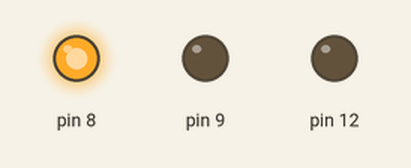
This sketch was run on a simulated Arduino Uno, built with avr-gcc and run on an emulated ATmega328P. Shown: output pins drawn as LEDs (lit = HIGH).

Above: at 1.2 s.
At 1.7 s:
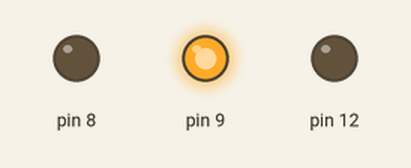
At 3.7 s:
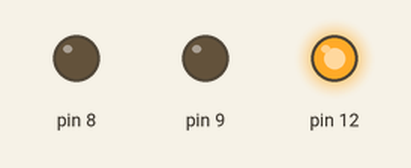
Timing chart, 0 to 4.5 s (numbered marks = the images above):
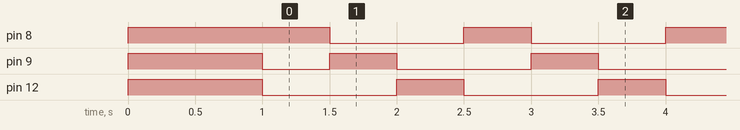

The sketch:

led-testing.ino
```cpp
/**
 * @brief This script turns on and flashes the red and green LEDs (D1 and D2).
 *
 */
void setup() {
  // put your setup code here, to run once:
  pinMode(8, OUTPUT);
  pinMode(9, OUTPUT);
  pinMode(12, OUTPUT);

  digitalWrite(8, HIGH);
  digitalWrite(9, HIGH);
  digitalWrite(12, HIGH);
  delay(1000);
}

void loop() {
  digitalWrite(8, HIGH);
  digitalWrite(9, LOW);
  digitalWrite(12, LOW);
  delay(500);
  digitalWrite(8, LOW);
  digitalWrite(9, HIGH);
  digitalWrite(12, LOW);
  delay(500);
  digitalWrite(8, LOW);
  digitalWrite(9, LOW);
  digitalWrite(12, HIGH);
  delay(500);
}
```

Measured:
- by itself, pin 8, pin 12: alternates HIGH for 0.50 s and LOW for 1.0 s
- by itself, pin 9: repeats every 1.5 s: HIGH 0.50 s, LOW 1.0 s
- by itself, everything shown: repeats every 1.5 s, in 3 steps
